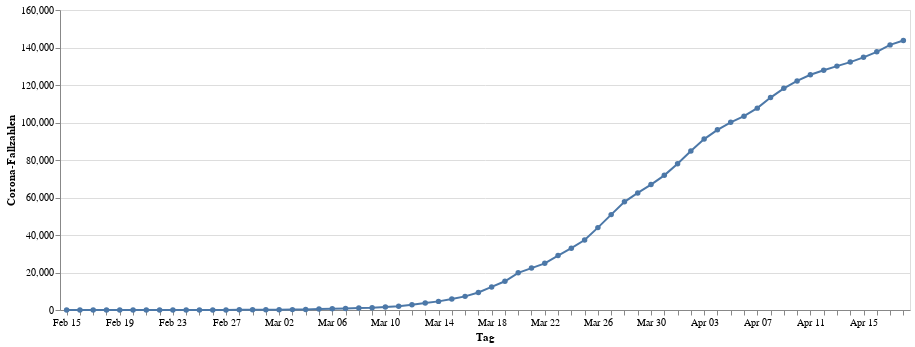

Notebook code cell kept with this figure:
### Code cell
infections = alt.Chart(data).mark_line(point=True).encode(
    alt.X("monthdate(day):O", title="Tag"),
    alt.Y("cases:Q", title="Corona-Fallzahlen"))
infections.properties(width=850, height=300)

### Figure 1 — Vega-Lite specification as saved in the notebook (floating-point values rounded to 4 significant figures)
{"config": {"view": {"continuousWidth": 400, "continuousHeight": 300}}, "data": {"name": "data-fb0dd7336f97bbcf6296f064aa967131"}, "mark": {"type": "line", "point": true}, "encoding": {"x": {"type": "ordinal", "field": "day", "timeUnit": "monthdate", "title": "Tag"}, "y": {"type": "quantitative", "field": "cases", "title": "Corona-Fallzahlen"}}, "height": 300, "width": 850, "$schema": "https://vega.github.io/schema/vega-lite/v4.0.2.json", "datasets": {"data-fb0dd7336f97bbcf6296f064aa967131": [{"day": "2020-02-15T00:00:00", "cases": 16}, {"day": "2020-02-16T00:00:00", "cases": 16}, {"day": "2020-02-17T00:00:00", "cases": 16}, {"day": "2020-02-18T00:00:00", "cases": 16}, {"day": "2020-02-19T00:00:00", "cases": 16}, {"day": "2020-02-20T00:00:00", "cases": 16}, {"day": "2020-02-21T00:00:00", "cases": 16}, {"day": "2020-02-22T00:00:00", "cases": 16}, {"day": "2020-02-23T00:00:00", "cases": 16}, {"day": "2020-02-24T00:00:00", "cases": 16}, {"day": "2020-02-25T00:00:00", "cases": 18}, {"day": "2020-02-26T00:00:00", "cases": 26}, {"day": "2020-02-27T00:00:00", "cases": 48}, {"day": "2020-02-28T00:00:00", "cases": 74}, {"day": "2020-02-29T00:00:00", "cases": 79}, {"day": "2020-03-01T00:00:00", "cases": 130}, {"day": "2020-03-02T00:00:00", "cases": 165}, {"day": "2020-03-03T00:00:00", "cases": 203}, {"day": "2020-03-04T00:00:00", "cases": 262}, {"day": "2020-03-05T00:00:00", "cases": 545}, {"day": "2020-03-06T00:00:00", "cases": 670}, {"day": "2020-03-07T00:00:00", "cases": 800}, {"day": "2020-03-08T00:00:00", "cases": 1040}, {"day": "2020-03-09T00:00:00", "cases": 1224}, {"day": "2020-03-10T00:00:00", "cases": 1565}, {"day": "2020-03-11T00:00:00", "cases": 1966}, {"day": "2020-03-12T00:00:00", "cases": 2745}, {"day": "2020-03-13T00:00:00", "cases": 3675}, {"day": "2020-03-14T00:00:00", "cases": 4599}, {"day": "2020-03-15T00:00:00", "cases": 5813}, {"day": "2020-03-16T00:00:00", "cases": 7272}, {"day": "2020-03-17T00:00:00", "cases": 9367}, {"day": "2020-03-18T00:00:00", "cases": 12327}, {"day": "2020-03-19T00:00:00", "cases": 15320}, {"day": "2020-03-20T00:00:00", "cases": 19848}, {"day": "2020-03-21T00:00:00", "cases": 22364}, {"day": "2020-03-22T00:00:00", "cases": 24873}, {"day": "2020-03-23T00:00:00", "cases": 29056}, {"day": "2020-03-24T00:00:00", "cases": 32991}, {"day": "2020-03-25T00:00:00", "cases": 37323}, {"day": "2020-03-26T00:00:00", "cases": 43938}, {"day": "2020-03-27T00:00:00", "cases": 50871}, {"day": "2020-03-28T00:00:00", "cases": 57695}, {"day": "2020-03-29T00:00:00", "cases": 62435}, {"day": "2020-03-30T00:00:00", "cases": 66885}, {"day": "2020-03-31T00:00:00", "cases": 71808}, {"day": "2020-04-01T00:00:00", "cases": 77981}, {"day": "2020-04-02T00:00:00", "cases": 84794}, {"day": "2020-04-03T00:00:00", "cases": 91159}, {"day": "2020-04-04T00:00:00", "cases": 96092}, {"day": "2020-04-05T00:00:00", "cases": 100123}, {"day": "2020-04-06T00:00:00", "cases": 103375}, {"day": "2020-04-07T00:00:00", "cases": 107663}, {"day": "2020-04-08T00:00:00", "cases": 113296}, {"day": "2020-04-09T00:00:00", "cases": 118235}, {"day": "2020-04-10T00:00:00", "cases": 122171}, {"day": "2020-04-11T00:00:00", "cases": 125452}, {"day": "2020-04-12T00:00:00", "cases": 127854}, {"day": "2020-04-13T00:00:00", "cases": 130072}, {"day": "2020-04-14T00:00:00", "cases": 132210}, {"day": "2020-04-15T00:00:00", "cases": 134753}, {"day": "2020-04-16T00:00:00", "cases": 137698}, {"day": "2020-04-17T00:00:00", "cases": 141397}, {"day": "2020-04-18T00:00:00", "cases": 143724}]}}
